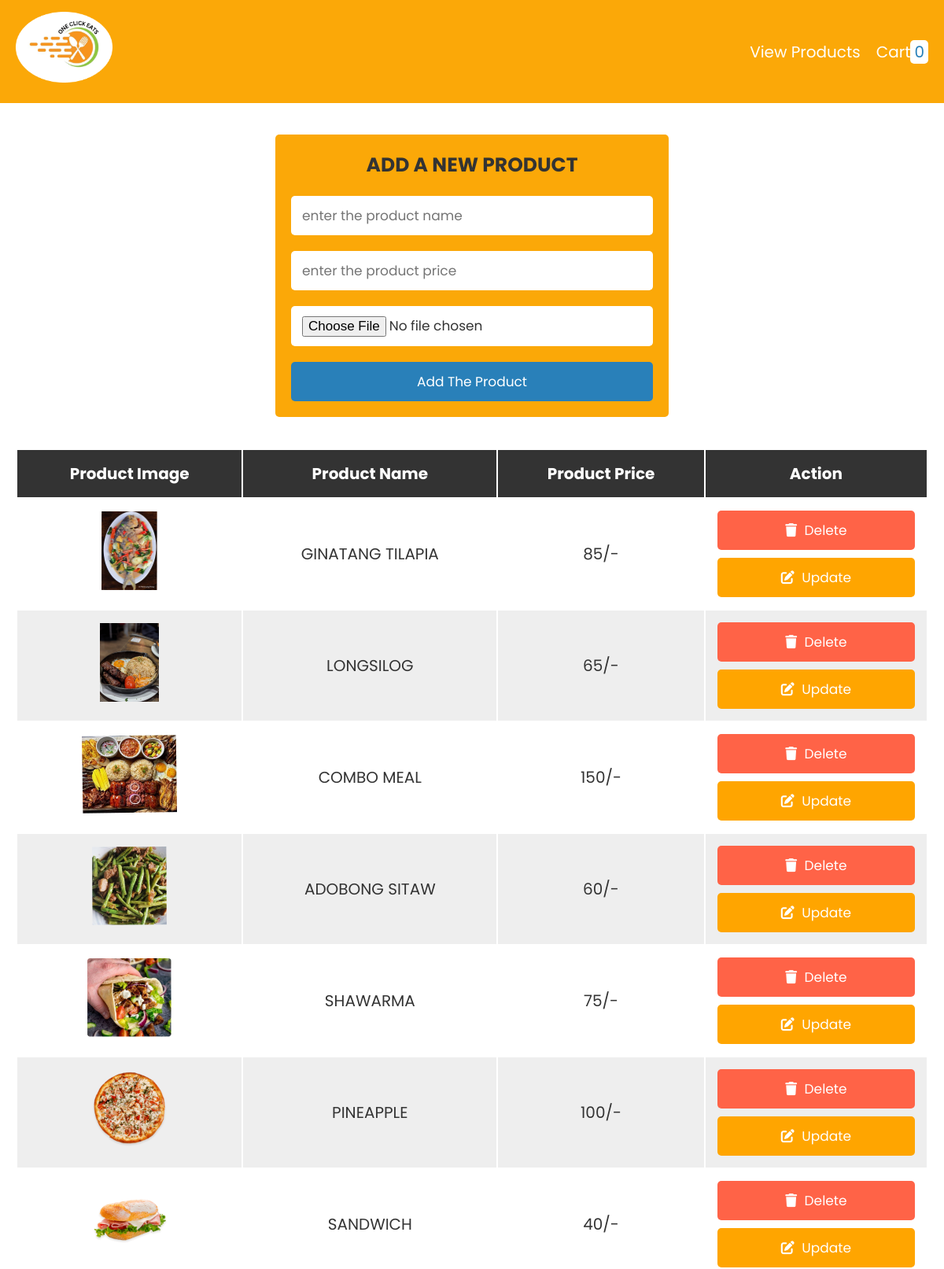
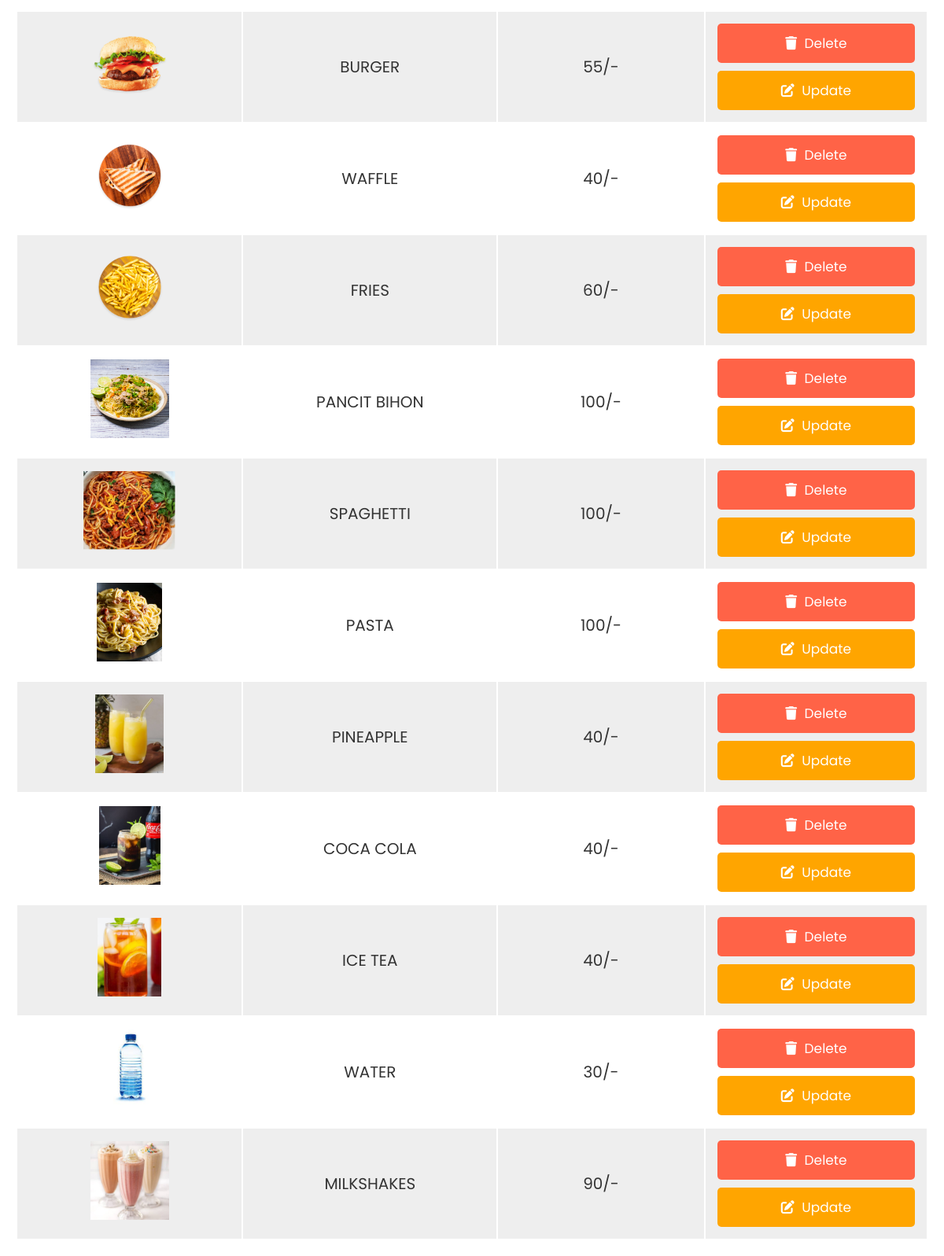
The app's page /admin.php with its own data (2 pictures, top to bottom).
### tables this page shows
CREATE TABLE `products` (
  `id` int(255) NOT NULL,
  `name` varchar(255) NOT NULL,
  `price` varchar(255) NOT NULL,
  `image` varchar(255) NOT NULL
);

### admin.php (the view, shortened to what this page needs)
<?php
@include 'config.php';
?>
<!DOCTYPE html>
<html lang="en">
<head>
   <link rel="stylesheet" href="https://cdnjs.cloudflare.com/ajax/libs/font-awesome/6.0.0/css/all.min.css">
   <link rel="stylesheet" href="css/style.css">
</head>
<body>
<?php include 'header.php'; ?>
<div class="container">
<section>
<form action="" method="post" class="add-product-form" enctype="multipart/form-data" style="background-color:#FBA808">
   <h3>add a new product</h3>
   <input type="text" name="p_name" placeholder="enter the product name" class="box" required>
   <input type="number" name="p_price" min="0" placeholder="enter the product price" class="box" required>
   <input type="file" name="p_image" accept="image/png, image/jpg, image/jpeg" class="box" required>
   <input type="submit" value="add the product" name="add_product" class="btn">
</form>
</section>
<section class="display-product-table">
   <table>
      <thead>
         <th>product image</th>
         <th>product name</th>
         <th>product price</th>
         <th>action</th>
      </thead>
      <tbody>
         <?php
            $select_products = mysqli_query($conn, "SELECT * FROM `products`");
            if(mysqli_num_rows($select_products) > 0){
               while($row = mysqli_fetch_assoc($select_products)){
         ?>
         <tr>
            <td><img src="uploaded_img/<?php echo $row['image']; ?>" height="100" alt=""></td>
            <td><?php echo $row['name']; ?></td>
            <td><?php echo $row['price']; ?>/-</td>
            <td>
               <a href="admin.php?delete=<?php echo $row['id']; ?>" class="delete-btn" onclick="return confirm('are your sure you want to delete this?');"> <i class="fas fa-trash"></i> delete </a>
               <a href="admin.php?edit=<?php echo $row['id']; ?>" class="option-btn"> <i class="fas fa-edit"></i> update </a>
            </td>
         </tr>
         <?php
            };
            }else{
               echo "<div class='empty'>no product added</div>";
            };
         ?>
      </tbody>
   </table>
</section>
</div>
</body>
</html>

### header.php (shortened to what this page needs)
<header style="background-color: #FBA808;" class="header">
   <div class="flex">
      <a href="index.php" class="logo"><img style="height: 90px;" src="images/Ellipse 2.png" alt=""></a>
      <nav class="navbar">
         <a href="products.php">view products</a>
      </nav>
      <?php
      $select_rows = mysqli_query($conn, "SELECT * FROM `cart`") or die('query failed');
      $row_count = mysqli_num_rows($select_rows);
      ?>
      <a href="cart.php" class="cart">Cart<span><?php echo $row_count; ?></span> </a>
   </div>
</header>

### css/style.css (style rules this page uses)
:root { --blue:#2980b9; --red:tomato; --orange:orange; --black:#333; --white:#fff; --bg-color:#eee; --dark-bg:rgba(0,0,0,.7); --box-shadow:0 .5rem 1rem rgba(0,0,0,.1); --border:.1rem solid #999; }
* { font-family: 'Poppins', sans-serif; margin:0; padding:0; box-sizing: border-box; outline: none; border:none; text-decoration: none; text-transform: capitalize; }
html { font-size: 62.5%; overflow-x: hidden; }
.container { max-width: 1200px; margin:0 auto; }
section { padding:2rem; }
.btn, .option-btn, .delete-btn { display: block; width: 100%; text-align: center; background-color: var(--blue); color:var(--white); font-size: 1.7rem; padding:1.2rem 3rem; border-radius: .5rem; cursor: pointer; margin-top: 1rem; }
.option-btn i, .delete-btn i { padding-right: .5rem; }
.option-btn { background-color: var(--orange); }
.delete-btn { margin-top: 0; background-color: var(--red); }
.header { background-color: var(--blue); position: sticky; top:0; left:0; z-index: 1000; }
.header .flex { display: flex; align-items: center; padding:1.5rem 2rem; max-width: 1200px; margin:0 auto; }
.header .flex .logo { margin-right: auto; font-size: 2.5rem; color:var(--white); }
.header .flex .navbar a { margin-left: 2rem; font-size: 2rem; color:var(--white); }
.header .flex .cart { margin-left: 2rem; font-size: 2rem; color:var(--white); }
.header .flex .cart span { padding:.1rem .5rem; border-radius: .5rem; background-color: var(--white); color:var(--blue); font-size: 2rem; }
.add-product-form { max-width: 50rem; background-color: var(--bg-color); border-radius: .5rem; padding:2rem; margin:0 auto; margin-top: 2rem; }
.add-product-form h3 { font-size: 2.5rem; margin-bottom: 1rem; color:var(--black); text-transform: uppercase; text-align: center; }
.add-product-form .box { text-transform: none; padding:1.2rem 1.4rem; font-size: 1.7rem; color:var(--black); border-radius: .5rem; background-color: var(--white); margin:1rem 0; width: 100%; }
.display-product-table table { width: 100%; text-align: center; }
.display-product-table table thead th { padding:1.5rem; font-size: 2rem; background-color: var(--black); color:var(--white); }
.display-product-table table td { padding:1.5rem; font-size: 2rem; color:var(--black); }
.display-product-table table td:first-child { padding:0; }
.display-product-table table tr:nth-child(even) { background-color: var(--bg-color); }

### records on screen
products: image (picture), name "GINATANG TILAPIA", price "85"
products: image (picture), name "LONGSILOG", price "65"
products: image (picture), name "COMBO MEAL", price "150"
products: image (picture), name "ADOBONG SITAW", price "60"
products: image (picture), name "SHAWARMA", price "75"
products: image (picture), name "PINEAPPLE", price "100"
products: image (picture), name "SANDWICH", price "40"
products: image (picture), name "BURGER", price "55"
products: image (picture), name "WAFFLE", price "40"
products: image (picture), name "FRIES", price "60"
products: image (picture), name "PANCIT BIHON", price "100"
products: image (picture), name "SPAGHETTI", price "100"
products: image (picture), name "PASTA", price "100"
products: image (picture), name "PINEAPPLE", price "40"
products: image (picture), name "COCA COLA", price "40"
products: image (picture), name "ICE TEA", price "40"
products: image (picture), name "WATER", price "30"
products: image (picture), name "MILKSHAKES", price "90"

### other values on screen
$row_count "0"
